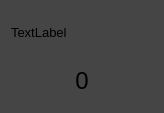
<?xml version="1.0" encoding="UTF-8"?>
<ui version="4.0">
 <class>SensorLabel</class>
 <widget class="QWidget" name="SensorLabel">
  <property name="geometry">
   <rect>
    <x>0</x>
    <y>0</y>
    <width>164</width>
    <height>113</height>
   </rect>
  </property>
  <property name="palette">
   <palette>
    <active>
     <colorrole role="Button">
      <brush brushstyle="SolidPattern">
       <color alpha="255">
        <red>69</red>
        <green>69</green>
        <blue>69</blue>
       </color>
      </brush>
     </colorrole>
     <colorrole role="Base">
      <brush brushstyle="SolidPattern">
       <color alpha="255">
        <red>69</red>
        <green>69</green>
        <blue>69</blue>
       </color>
      </brush>
     </colorrole>
     <colorrole role="Window">
      <brush brushstyle="SolidPattern">
       <color alpha="255">
        <red>69</red>
        <green>69</green>
        <blue>69</blue>
       </color>
      </brush>
     </colorrole>
    </active>
    <inactive>
     <colorrole role="Button">
      <brush brushstyle="SolidPattern">
       <color alpha="255">
        <red>69</red>
        <green>69</green>
        <blue>69</blue>
       </color>
      </brush>
     </colorrole>
     <colorrole role="Base">
      <brush brushstyle="SolidPattern">
       <color alpha="255">
        <red>69</red>
        <green>69</green>
        <blue>69</blue>
       </color>
      </brush>
     </colorrole>
     <colorrole role="Window">
      <brush brushstyle="SolidPattern">
       <color alpha="255">
        <red>69</red>
        <green>69</green>
        <blue>69</blue>
       </color>
      </brush>
     </colorrole>
    </inactive>
    <disabled>
     <colorrole role="Button">
      <brush brushstyle="SolidPattern">
       <color alpha="255">
        <red>69</red>
        <green>69</green>
        <blue>69</blue>
       </color>
      </brush>
     </colorrole>
     <colorrole role="Base">
      <brush brushstyle="SolidPattern">
       <color alpha="255">
        <red>69</red>
        <green>69</green>
        <blue>69</blue>
       </color>
      </brush>
     </colorrole>
     <colorrole role="Window">
      <brush brushstyle="SolidPattern">
       <color alpha="255">
        <red>69</red>
        <green>69</green>
        <blue>69</blue>
       </color>
      </brush>
     </colorrole>
    </disabled>
   </palette>
  </property>
  <property name="windowTitle">
   <string>Form</string>
  </property>
  <property name="autoFillBackground">
   <bool>false</bool>
  </property>
  <property name="styleSheet">
   <string notr="true">QWidget{
background-color:#454545;
}

QWidget:hover{
	background-color:#666666
}</string>
  </property>
  <layout class="QVBoxLayout" name="verticalLayout">
   <item>
    <widget class="QLabel" name="sensor_name">
     <property name="font">
      <font>
       <pointsize>10</pointsize>
      </font>
     </property>
     <property name="styleSheet">
      <string notr="true">background-color: rgba(0,0,0,0%)</string>
     </property>
     <property name="text">
      <string>TextLabel</string>
     </property>
    </widget>
   </item>
   <item>
    <widget class="QLabel" name="value">
     <property name="font">
      <font>
       <pointsize>18</pointsize>
      </font>
     </property>
     <property name="styleSheet">
      <string notr="true">background-color: rgba(0,0,0,0%)</string>
     </property>
     <property name="text">
      <string>0</string>
     </property>
     <property name="alignment">
      <set>Qt::AlignCenter</set>
     </property>
    </widget>
   </item>
  </layout>
 </widget>
 <resources/>
 <connections/>
</ui>
